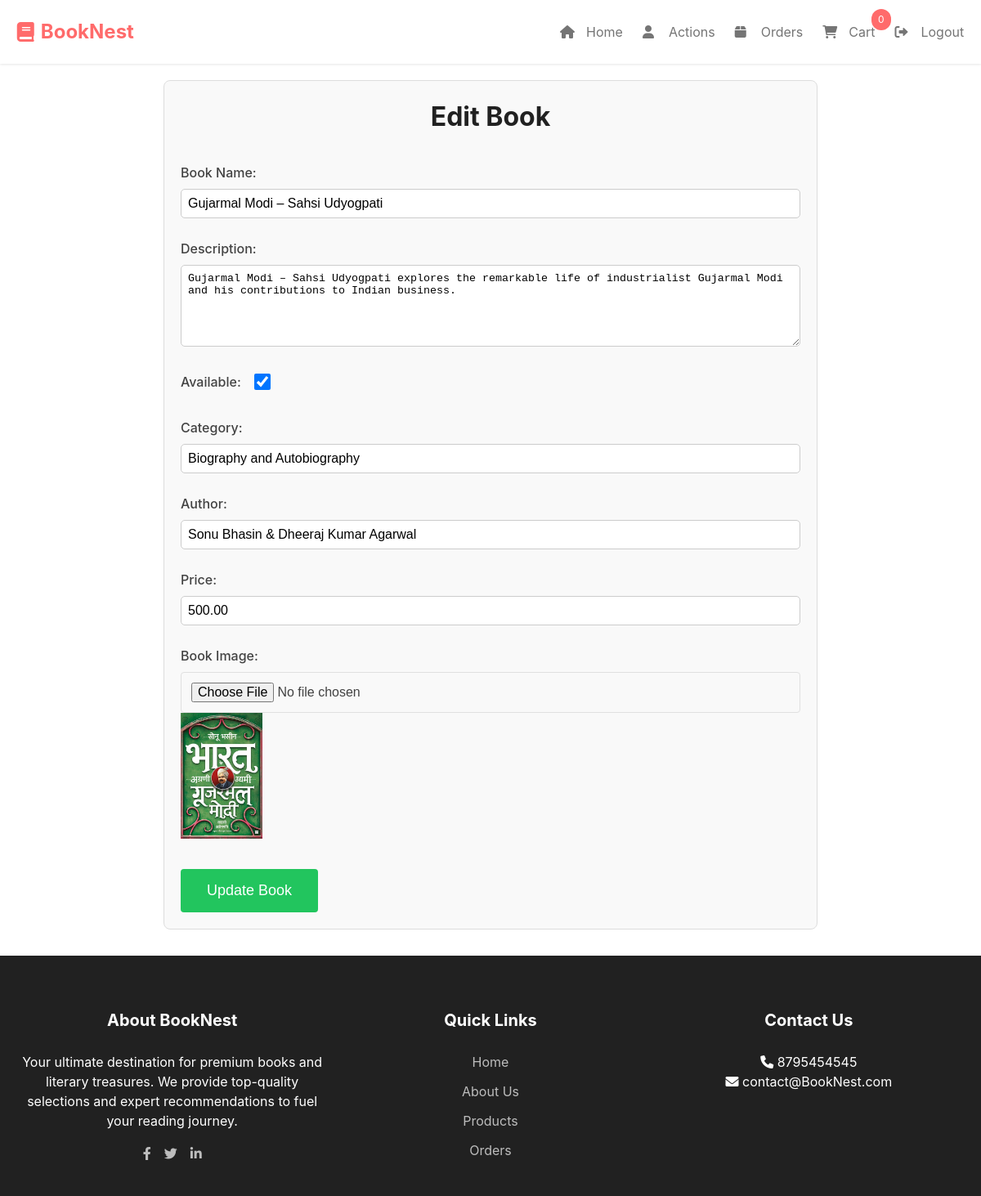
The page /addProduct.php?id=3 (signed in) on the database its author committed.
### tables this page shows
CREATE TABLE `products` (
  `ProductID` int(11) NOT NULL,
  `Category` varchar(50) DEFAULT NULL,
  `AuthorName` varchar(50) DEFAULT NULL,
  `ProductName` varchar(100) DEFAULT NULL,
  `ImagePath` varchar(255) DEFAULT NULL,
  `Description` text DEFAULT NULL,
  `Price` decimal(10,2) DEFAULT NULL,
  `isAvailable` tinyint(1) NOT NULL DEFAULT 1
);

### addProduct.php (the view, shortened to what this page needs)
<?php
require_once 'require/config.php';
$bookname = "";
$description = "";
$category = "";
$author = "";
$price = "";
$image_path = "";
$book_id = isset($_GET['id']) ? intval($_GET['id']) : null;
if ($book_id) {
    $query = "SELECT * FROM products WHERE ProductID = ?";
    $stmt = $conn->prepare($query);
    $stmt->bind_param("i", $book_id);
    $stmt->execute();
    $result = $stmt->get_result();
    if ($result->num_rows > 0) {
        $book = $result->fetch_assoc();
        $bookname = $book['ProductName'];
        $description = $book['Description'];
        $category = $book['Category'];
        $author = $book['AuthorName'];
        $price = $book['Price'];
        $image_path = $book['ImagePath'];
        $isAvailable = $book['isAvailable'];
    }
}
?>
<!DOCTYPE html>
<html lang="en">
<head>
    <link rel="stylesheet" href="https://cdnjs.cloudflare.com/ajax/libs/font-awesome/6.0.0-beta3/css/all.min.css">
    <link rel="stylesheet" href="css/nav&footer.css">
    <link rel="stylesheet" href="css/index.css">
    <link rel="stylesheet" href="css/addProduct.css">
    <link rel="stylesheet" href="css/alert.css">
</head>
<body>
    <?php require 'require/nav.php'; ?>
    <div class="container">
        <h2 class="section-title"><?= $book_id ? 'Edit' : 'Add' ?> Book</h2>
        <form action="addProduct.php<?= $book_id ? '?id=' . $book_id : '' ?>" method="POST" enctype="multipart/form-data">
            <div class="form-group">
                <label for="bookname">Book Name:</label>
                <input type="text" id="bookname" name="bookname" value="<?= htmlspecialchars($bookname) ?>" required>
            </div>
            <div class="form-group">
                <label for="description">Description:</label>
                <textarea id="description" name="description" required><?= htmlspecialchars($description) ?></textarea>
            </div>
           <?php
           if($book_id): ?>
            <div class="form-group checkbox">
                <label for="isAvailable">Available:</label>
                <input type="checkbox" id="isAvailable" name="isAvailable" <?= $isAvailable ? 'checked' : '' ?>>
            </div>
           <?php endif?>
            <div class="form-group">
                <label for="category">Category:</label>
                <input type="text" id="category" name="category" list="categoryList" value="<?= htmlspecialchars($category) ?>" required>
            </div>
            <div class="form-group">
                <label for="author">Author:</label>
                <input type="text" id="author" name="author" value="<?= htmlspecialchars($author) ?>" required>
            </div>
            <div class="form-group">
                <label for="price">Price:</label>
                <input type="number" step="1" min="1" id="price" name="price" value="<?= htmlspecialchars($price) ?>" required>
            </div>
            <div class="form-group">
                <label for="image">Book Image:</label>
                <input type="file" id="image" name="image" accept="image/*">
                <?php if ($image_path) : ?>
                    <img src="<?= htmlspecialchars($image_path) ?>" alt="Book Image" width="100">
                <?php endif; ?>
            </div>
            <button class="checkout-btn" type="submit" name="submit"><?= $book_id ? 'Update' : 'Add' ?> Book</button>
        </form>
    </div>
</body>
</html>

### css/nav&footer.css (style rules this page uses)
:root { --success: #22c55e; --danger: #ef4444; --gray-200: #EEEEEE; }
#footer { background-color: var(--gray-900); color: #fff; padding: 4rem 1rem 2rem; margin-top: 2rem; }
.footer-content { max-width: 1280px; margin: 0 auto; display: flex; flex-wrap: wrap; text-align: center; }
.footer-section { flex: 1 1 calc(33%); }
.footer-section h3 { font-size: 1.25rem; margin-bottom: 1.5rem; }
.social-links { display: flex; justify-content: center; gap: 1rem; margin-top: 1rem; }
.social-link { color: #fff; opacity: 0.7; transition: opacity 0.2s, color 0.2s; }
.footer-section ul { list-style: none; }
.footer-section ul li { margin-bottom: 0.75rem; }
.footer-section ul a { color: var(--gray-400); text-decoration: none; transition: color 0.2s; }
.checkout-btn { display: inline-block; padding: 1rem 2rem; background: var(--success); color: white; border: none; border-radius: 4px; cursor: pointer; text-decoration: none; font-size: 1.125rem; margin-top: 1rem; transition: opacity 0.2s; }
.form-group { margin-bottom: 1.5rem; }
.form-group label { display: block; margin-bottom: 0.5rem; font-weight: 500; }
.form-group input, .form-group select { width: 100%; padding: 0.75rem; border: 1px solid var(--gray-300); border-radius: 4px; font-size: 1rem; }

### css/index.css (style rules this page uses)
:root { --primary: #FF6B6B; --primary-dark: #EE5253; --secondary: #4ECDC4; --warning: #FFB900; --gray-50: #FAFAFA; --gray-100: #F5F5F5; --gray-200: #EEEEEE; --gray-300: #E0E0E0; --gray-400: #BDBDBD; --gray-500: #9E9E9E; --gray-600: #757575; --gray-700: #616161; --gray-800: #424242; --gray-900: #212121; }
* { margin: 0; padding: 0; box-sizing: border-box; scroll-behavior: smooth; scrollbar-width: thin; scrollbar-color: var(--primary) transparent; }
body { font-family: -apple-system, BlinkMacSystemFont, 'Segoe UI', Roboto, Oxygen, Ubuntu, Cantarell, sans-serif; line-height: 1.5; color: var(--gray-800); }
a { color: unset; text-decoration: none; }
.section-title { text-align: center; font-size: 2rem; margin-bottom: 2rem; color: var(--gray-900); }

### css/addProduct.css (style rules this page uses)
.container { max-width: 800px; margin: 20px auto; padding: 20px; border: 1px solid #ddd; border-radius: 8px; background: #f9f9f9; }
.form-group { margin-bottom: 15px; }
label { display: block; margin-bottom: 5px; }
input[type="text"], input[type="number"], textarea { width: 100%; padding: 8px; margin-bottom: 10px; border: 1px solid #ccc; border-radius: 5px; }
textarea { height: 100px; }
.checkbox { display: flex; justify-content: start; gap: 1rem; align-items: stretch; margin-bottom: 2rem; }
.checkbox label { margin: unset; }
.checkbox input[type="checkbox"] { width: 20px; }

### rows shown on the page
products: bookname "Gujarmal Modi – Sahsi Udyogpati", description "Gujarmal Modi – Sahsi Udyogpati explores the remarkable life of industrialist Gujarmal Modi and his contributions to Indian business.", isAvailable "☑", category "Biography and Autobiography", author "Sonu Bhasin & Dheeraj Kumar Agarwal", price "500.00", ImagePath (picture)

### other values the page prints
$cart_count "0"
